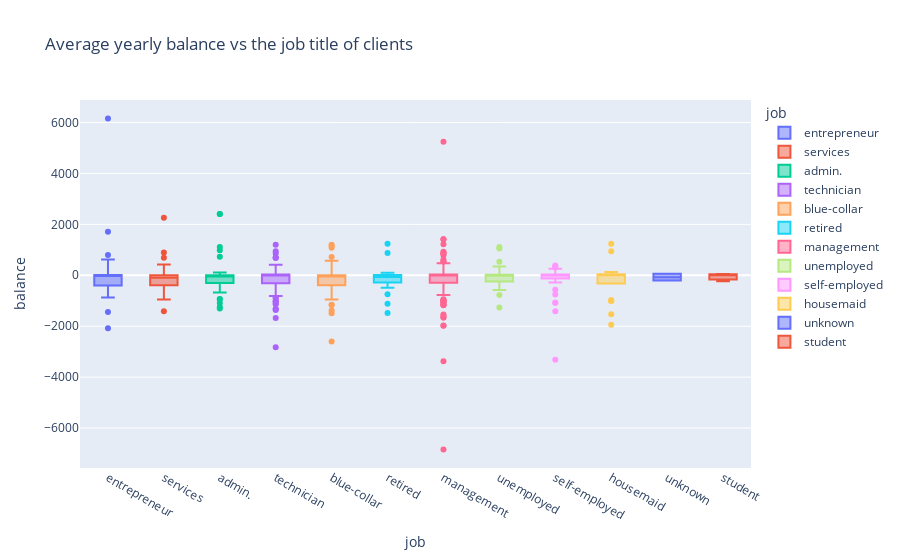

Here is the notebook cell this chart was saved with:
### Code cell
df = data.query('default == "yes"')
fig5 = px.box(df, x = 'job', y = 'balance', color = 'job', title = 'Average yearly balance vs the job title of clients')
fig5.show()

### Figure 1 — Plotly figure (JSON) as saved in the notebook; plotly's stock layout.template omitted (floating-point values rounded to 4 significant figures; data arrays with more than 128 entries replaced by an {"elided": "..."} marker saying what was removed)
{"data": [{"alignmentgroup": "True", "hovertemplate": "job=%{x}<br>balance=%{y}<extra></extra>", "legendgroup": "entrepreneur", "marker": {"color": "#636efa"}, "name": "entrepreneur", "notched": false, "offsetgroup": "entrepreneur", "orientation": "v", "showlegend": true, "type": "box", "x": ["entrepreneur", "entrepreneur", "entrepreneur", "entrepreneur", "entrepreneur", "entrepreneur", "entrepreneur", "entrepreneur", "entrepreneur", "entrepreneur", "entrepreneur", "entrepreneur", "entrepreneur", "entrepreneur", "entrepreneur", "entrepreneur", "entrepreneur", "entrepreneur", "entrepreneur", "entrepreneur", "entrepreneur", "entrepreneur", "entrepreneur", "entrepreneur", "entrepreneur", "entrepreneur", "entrepreneur", "entrepreneur", "entrepreneur", "entrepreneur", "entrepreneur", "entrepreneur", "entrepreneur", "entrepreneur", "entrepreneur", "entrepreneur", "entrepreneur", "entrepreneur", "entrepreneur", "entrepreneur", "entrepreneur", "entrepreneur", "entrepreneur", "entrepreneur", "entrepreneur", "entrepreneur", "entrepreneur", "entrepreneur", "entrepreneur", "entrepreneur", "entrepreneur", "entrepreneur", "entrepreneur", "entrepreneur", "entrepreneur"], "x0": " ", "xaxis": "x", "y": [2, 204, 37, -1445, -524, -848, 150, 6, 1, -250, 0, 15, -178, 0, -251, 537, -456, -868, 624, 25, -468, -54, 793, 15, -36, 0, -388, -525, 144, 0, -200, -2082, 0, -701, -392, -736, -284, -405, 4, 0, 1709, -2, 0, -405, -1, 1, 6162, -849, 66, -538, -388, 25, 401, -172, -38], "y0": " ", "yaxis": "y"}, {"alignmentgroup": "True", "hovertemplate": "job=%{x}<br>balance=%{y}<extra></extra>", "legendgroup": "services", "marker": {"color": "#EF553B"}, "name": "services", "notched": false, "offsetgroup": "services", "orientation": "v", "showlegend": true, "type": "box", "x": ["services", "services", "services", "services", "services", "services", "services", "services", "services", "services", "services", "services", "services", "services", "services", "services", "services", "services", "services", "services", "services", "services", "services", "services", "services", "services", "services", "services", "services", "services", "services", "services", "services", "services", "services", "services", "services", "services", "services", "services", "services", "services", "services", "services", "services", "services", "services", "services", "services", "services", "services", "services", "services", "services", "services", "services", "services", "services", "services", "services", "services", "services", "services", "services", "services", "services", "services", "services", "services", "services", "services", "services", "services", "services", "services"], "x0": " ", "xaxis": "x", "y": [1, 0, 68, -122, -846, 57, -198, -242, 421, -954, 110, 339, -306, -455, -684, -599, -849, -583, -790, -475, -90, 0, 0, 74, 892, -146, -357, 27, 0, -455, 1, 144, -308, -366, -433, -404, -1, 0, -470, -7, -220, -319, -21, 2, -249, -1, -1, 13, -697, 0, -8, -20, 130, -210, 2262, 0, -954, 129, -483, 29, -158, -10, -261, 58, 81, 2, -483, -182, -470, -96, -152, -162, 687, -1414, -248], "y0": " ", "yaxis": "y"}, {"alignmentgroup": "True", "hovertemplate": "job=%{x}<br>balance=%{y}<extra></extra>", "legendgroup": "admin.", "marker": {"color": "#00cc96"}, "name": "admin.", "notched": false, "offsetgroup": "admin.", "orientation": "v", "showlegend": true, "type": "box", "x": ["admin.", "admin.", "admin.", "admin.", "admin.", "admin.", "admin.", "admin.", "admin.", "admin.", "admin.", "admin.", "admin.", "admin.", "admin.", "admin.", "admin.", "admin.", "admin.", "admin.", "admin.", "admin.", "admin.", "admin.", "admin.", "admin.", "admin.", "admin.", "admin.", "admin.", "admin.", "admin.", "admin.", "admin.", "admin.", "admin.", "admin.", "admin.", "admin.", "admin.", "admin.", "admin.", "admin.", "admin.", "admin.", "admin.", "admin.", "admin.", "admin.", "admin.", "admin.", "admin.", "admin.", "admin.", "admin.", "admin.", "admin.", "admin.", "admin.", "admin.", "admin.", "admin.", "admin.", "admin.", "admin.", "admin.", "admin.", "admin.", "admin.", "admin.", "admin.", "admin.", "admin.", "admin."], "x0": " ", "xaxis": "x", "y": [-2, 1, -228, -435, 15, -18, -3, 53, -1300, -500, -35, -1249, 6, -491, 0, -204, -279, 7, -310, -675, 0, -938, -242, -489, 0, -437, 76, -302, -95, -9, -57, 0, 0, 4, -110, 0, -17, -517, 105, 0, -429, -61, 0, 2405, 0, -104, 94, -42, -160, -444, -612, 1110, -131, -571, -12, -51, -120, 0, -266, 723, 0, -1089, 1, 986, 23, -435, -18, 2405, -166, -106, -204, -930, -228, 5], "y0": " ", "yaxis": "y"}, {"alignmentgroup": "True", "hovertemplate": "job=%{x}<br>balance=%{y}<extra></extra>", "legendgroup": "technician", "marker": {"color": "#ab63fa"}, "name": "technician", "notched": false, "offsetgroup": "technician", "orientation": "v", "showlegend": true, "type": "box", "x": {"elided": "129 str values"}, "x0": " ", "xaxis": "x", "y": {"elided": "129 int values"}, "y0": " ", "yaxis": "y"}, {"alignmentgroup": "True", "hovertemplate": "job=%{x}<br>balance=%{y}<extra></extra>", "legendgroup": "blue-collar", "marker": {"color": "#FFA15A"}, "name": "blue-collar", "notched": false, "offsetgroup": "blue-collar", "orientation": "v", "showlegend": true, "type": "box", "x": {"elided": "200 str values"}, "x0": " ", "xaxis": "x", "y": {"elided": "200 int values"}, "y0": " ", "yaxis": "y"}, {"alignmentgroup": "True", "hovertemplate": "job=%{x}<br>balance=%{y}<extra></extra>", "legendgroup": "retired", "marker": {"color": "#19d3f3"}, "name": "retired", "notched": false, "offsetgroup": "retired", "orientation": "v", "showlegend": true, "type": "box", "x": ["retired", "retired", "retired", "retired", "retired", "retired", "retired", "retired", "retired", "retired", "retired", "retired", "retired", "retired", "retired", "retired", "retired", "retired", "retired", "retired", "retired", "retired", "retired", "retired", "retired", "retired"], "x0": " ", "xaxis": "x", "y": [15, -13, -1480, -488, -200, 101, 49, -114, -341, -2, 0, 879, -1, -13, -397, 0, -146, -123, -741, -285, -1122, 86, -200, 32, -235, 1236], "y0": " ", "yaxis": "y"}, {"alignmentgroup": "True", "hovertemplate": "job=%{x}<br>balance=%{y}<extra></extra>", "legendgroup": "management", "marker": {"color": "#FF6692"}, "name": "management", "notched": false, "offsetgroup": "management", "orientation": "v", "showlegend": true, "type": "box", "x": {"elided": "164 str values"}, "x0": " ", "xaxis": "x", "y": {"elided": "164 int values"}, "y0": " ", "yaxis": "y"}, {"alignmentgroup": "True", "hovertemplate": "job=%{x}<br>balance=%{y}<extra></extra>", "legendgroup": "unemployed", "marker": {"color": "#B6E880"}, "name": "unemployed", "notched": false, "offsetgroup": "unemployed", "orientation": "v", "showlegend": true, "type": "box", "x": ["unemployed", "unemployed", "unemployed", "unemployed", "unemployed", "unemployed", "unemployed", "unemployed", "unemployed", "unemployed", "unemployed", "unemployed", "unemployed", "unemployed", "unemployed", "unemployed", "unemployed", "unemployed", "unemployed", "unemployed", "unemployed", "unemployed", "unemployed", "unemployed", "unemployed", "unemployed", "unemployed", "unemployed", "unemployed", "unemployed"], "x0": " ", "xaxis": "x", "y": [-581, -353, 2, -318, -770, 75, 1108, -505, -249, -1270, 0, -164, -4, 11, 44, 0, -126, -108, 19, 1054, 0, -6, 22, -84, -43, 342, 530, -233, -581, 11], "y0": " ", "yaxis": "y"}, {"alignmentgroup": "True", "hovertemplate": "job=%{x}<br>balance=%{y}<extra></extra>", "legendgroup": "self-employed", "marker": {"color": "#FF97FF"}, "name": "self-employed", "notched": false, "offsetgroup": "self-employed", "orientation": "v", "showlegend": true, "type": "box", "x": ["self-employed", "self-employed", "self-employed", "self-employed", "self-employed", "self-employed", "self-employed", "self-employed", "self-employed", "self-employed", "self-employed", "self-employed", "self-employed", "self-employed", "self-employed", "self-employed", "self-employed", "self-employed", "self-employed", "self-employed", "self-employed", "self-employed", "self-employed", "self-employed", "self-employed", "self-employed", "self-employed", "self-employed", "self-employed", "self-employed", "self-employed", "self-employed", "self-employed"], "x0": " ", "xaxis": "x", "y": [-3313, -754, -1083, 0, -103, -571, 0, 7, 0, 34, 28, -1415, 0, 5, 0, 254, -206, 385, 9, 0, 2, 0, 353, 0, 2, -282, 10, 254, 75, 2, -1083, 310, 147], "y0": " ", "yaxis": "y"}, {"alignmentgroup": "True", "hovertemplate": "job=%{x}<br>balance=%{y}<extra></extra>", "legendgroup": "housemaid", "marker": {"color": "#FECB52"}, "name": "housemaid", "notched": false, "offsetgroup": "housemaid", "orientation": "v", "showlegend": true, "type": "box", "x": ["housemaid", "housemaid", "housemaid", "housemaid", "housemaid", "housemaid", "housemaid", "housemaid", "housemaid", "housemaid", "housemaid", "housemaid", "housemaid", "housemaid", "housemaid", "housemaid", "housemaid", "housemaid", "housemaid", "housemaid", "housemaid", "housemaid"], "x0": " ", "xaxis": "x", "y": [-972, -1013, 1238, 16, -1941, 0, 127, -6, -238, 65, -205, 34, -1006, 0, 0, -319, -1531, 0, 42, 945, 0, 65], "y0": " ", "yaxis": "y"}, {"alignmentgroup": "True", "hovertemplate": "job=%{x}<br>balance=%{y}<extra></extra>", "legendgroup": "unknown", "marker": {"color": "#636efa"}, "name": "unknown", "notched": false, "offsetgroup": "unknown", "orientation": "v", "showlegend": true, "type": "box", "x": ["unknown", "unknown"], "x0": " ", "xaxis": "x", "y": [-208, 61], "y0": " ", "yaxis": "y"}, {"alignmentgroup": "True", "hovertemplate": "job=%{x}<br>balance=%{y}<extra></extra>", "legendgroup": "student", "marker": {"color": "#EF553B"}, "name": "student", "notched": false, "offsetgroup": "student", "orientation": "v", "showlegend": true, "type": "box", "x": ["student", "student", "student"], "x0": " ", "xaxis": "x", "y": [47, -230, 25], "y0": " ", "yaxis": "y"}], "layout": {"boxmode": "overlay", "legend": {"title": {"text": "job"}, "tracegroupgap": 0}, "title": {"text": "Average yearly balance vs the job title of clients"}, "xaxis": {"anchor": "y", "categoryarray": ["entrepreneur", "services", "admin.", "technician", "blue-collar", "retired", "management", "unemployed", "self-employed", "housemaid", "unknown", "student"], "categoryorder": "array", "domain": [0, 1], "title": {"text": "job"}}, "yaxis": {"anchor": "x", "domain": [0, 1], "title": {"text": "balance"}}}}
